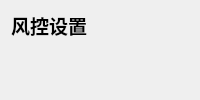
<?xml version="1.0" encoding="UTF-8"?>
<ui version="4.0">
 <class>CRiskSettingsClass</class>
 <widget class="QWidget" name="CRiskSettingsClass">
  <property name="windowTitle"><string>风控设置</string></property>
  <layout class="QVBoxLayout" name="rootLayout">
   <item><widget class="QLabel" name="titleLabel"><property name="font"><font><pointsize>14</pointsize><bold>true</bold></font></property><property name="text"><string>风控设置</string></property></widget></item>
   <item><spacer name="contentSpacer"><property name="orientation"><enum>Qt::Orientation::Vertical</enum></property><property name="sizeHint" stdset="0"><size><width>20</width><height>40</height></size></property></spacer></item>
  </layout>
 </widget>
 <resources/>
 <connections/>
</ui>
